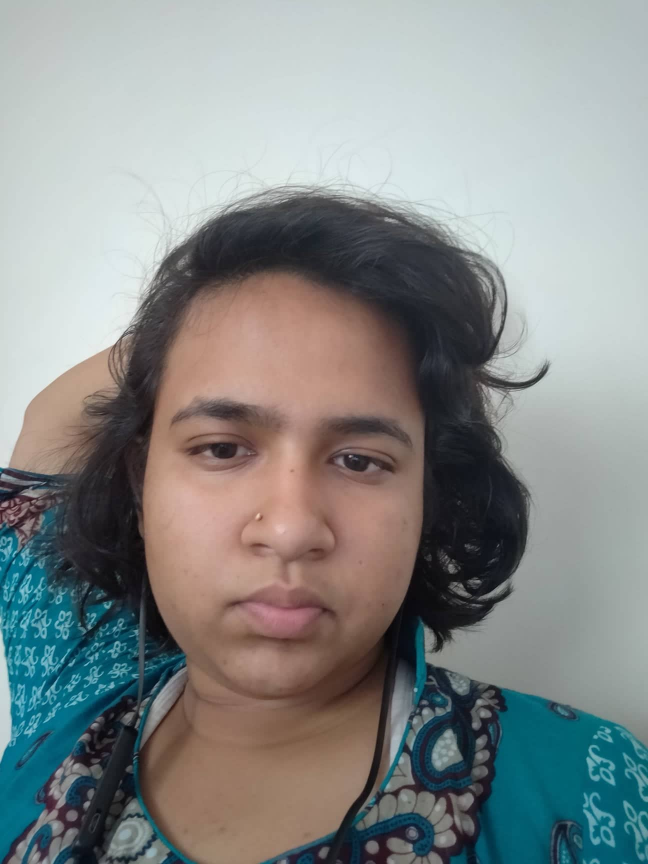
#> input picture testImage/m1.jpg, 1296 x 1728 px (shown at 1/2 size)
$ python tester.py
#> lines starting #> are read from the running program, lines starting #| are printed output that depends on the picture
### faceRecognition.py
import cv2
import os
import numpy as np


def faceDetection(test_img):
	gray_img = cv2.cvtColor(test_img,cv2.COLOR_BGR2GRAY)
	face_haar_cascade = cv2.CascadeClassifier('haarcascade_frontalface_default.xml');
	faces=face_haar_cascade.detectMultiScale(gray_img,scaleFactor=1.3,minNeighbors=5)

	return faces,gray_img


# [34 lines left out: functions labels_for_training_data, train_classifier, not called in this run]

def draw_rect(test_img,face):
        (x,y,w,h) = face
        cv2.rectangle(test_img,(x,y),(x+w,y+h),(255,0,0),thickness=1)

def put_text(test_img,text,x,y):
             cv2.putText(test_img,text,(x+50,y-10),cv2.FONT_HERSHEY_DUPLEX,1,(0,0,255),2)

def put_text2(test_img,text,x,y):
             cv2.putText(test_img,text,(x+50,y+35),cv2.FONT_HERSHEY_TRIPLEX,0.8,(255,255,255),2)


### tester.py
import cv2
import os
import numpy as np
import faceRecognition as fr

test_img = cv2.imread("testImage/m1.jpg",cv2.IMREAD_COLOR)
#> test_img is the input picture: shape (1728, 1296, 3); mean B, G, R 137.8, 138.9, 135
faces_detected, gray_img = fr.faceDetection(test_img)
#> in faceDetection, `gray_img = cv2.cvtColor(test_img,cv2.COLOR_BGR2GRAY)`:
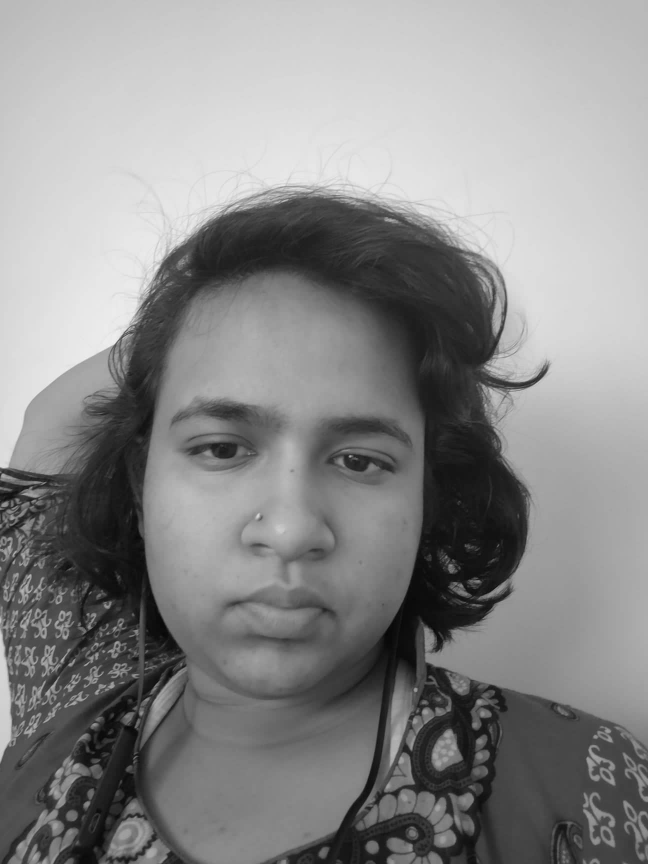
#> gray_img: shape (1728, 1296) (shown at 1/2 size); min 1, max 246, mean 137.7
#> in faceDetection, `faces=face_haar_cascade.detectMultiScale(gray_img,scaleFactor=1.3,minN..`: faces = [[216, 611, 739, 739]]
#> faces_detected = [[216, 611, 739, 739]]
print("faces detected:", faces_detected)
#| faces detected: [[216 611 739 739]]

# [11 lines of commented-out code are left out]

face_recognizer=cv2.face.LBPHFaceRecognizer_create()
#> (the run stopped early here; a loop or call above may not have finished)

$ run again, with testImage/1.jpg copied over testImage/m1.jpg
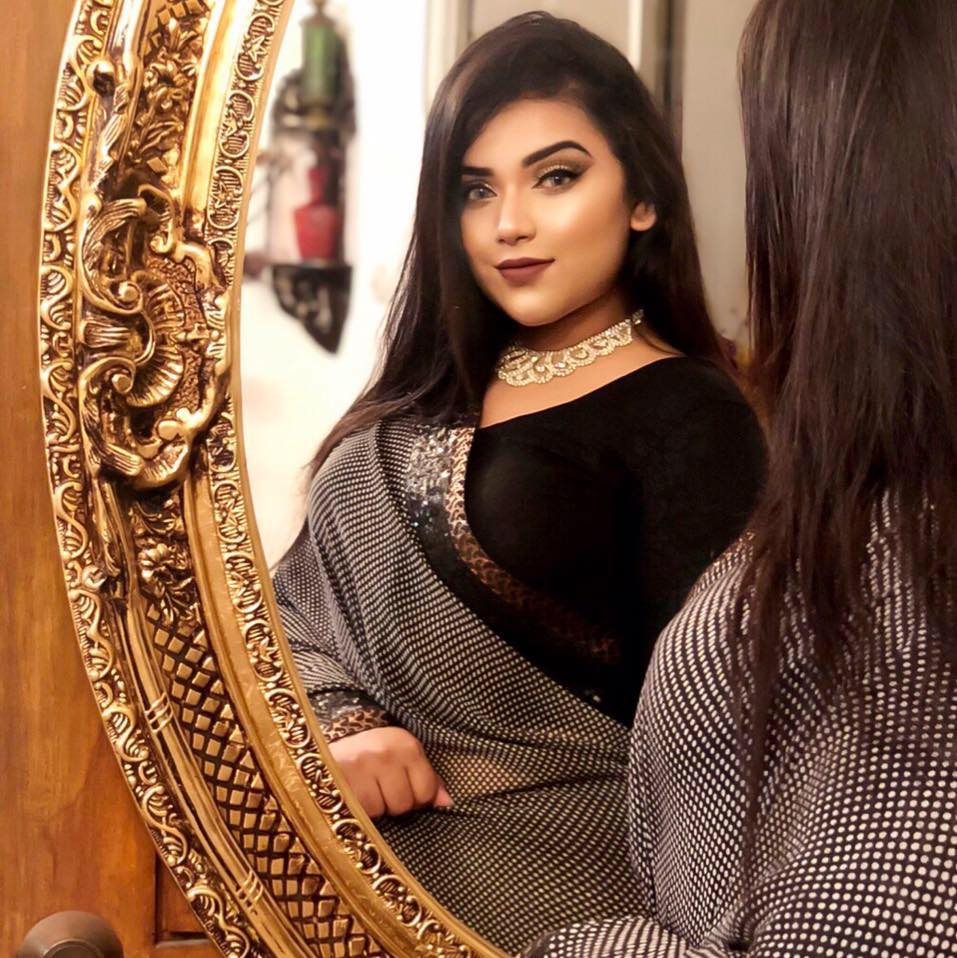
#> input picture testImage/1.jpg, 957 x 958 px
#> test_img is the input picture: shape (958, 957, 3); mean B, G, R 66.6, 89, 125
#> in faceDetection, `gray_img = cv2.cvtColor(test_img,cv2.COLOR_BGR2GRAY)`:
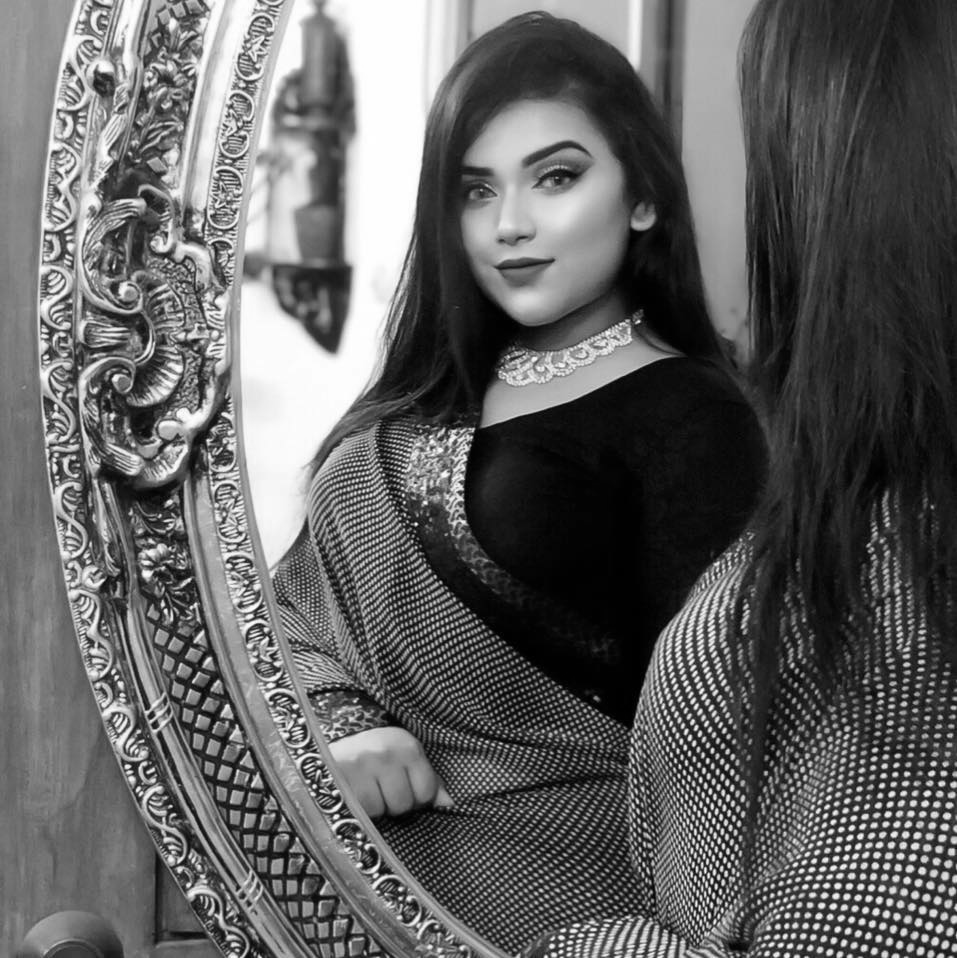
#> gray_img: shape (958, 957); min 0, max 255, mean 97.2
#> faces = [[412, 95, 223, 223]]
#| faces detected: [[412  95 223 223]]

$ run again, with testImage/13.jpg copied over testImage/m1.jpg
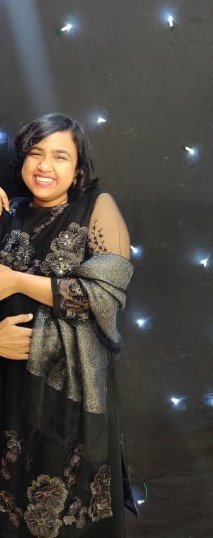
#> input picture testImage/13.jpg, 213 x 538 px
#> test_img is the input picture: shape (538, 213, 3); mean B, G, R 64.4, 70.4, 74.8
#> in faceDetection, `gray_img = cv2.cvtColor(test_img,cv2.COLOR_BGR2GRAY)`:
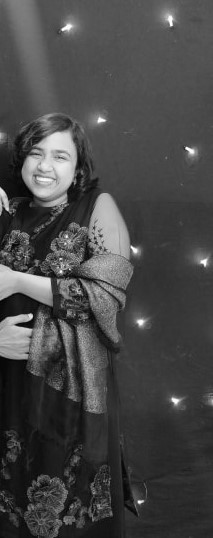
#> gray_img: shape (538, 213); min 0, max 255, mean 71.1
#> faces = [[15, 131, 64, 64]]
#| faces detected: [[ 15 131  64  64]]

$ run again, with testImage/2.jpg copied over testImage/m1.jpg
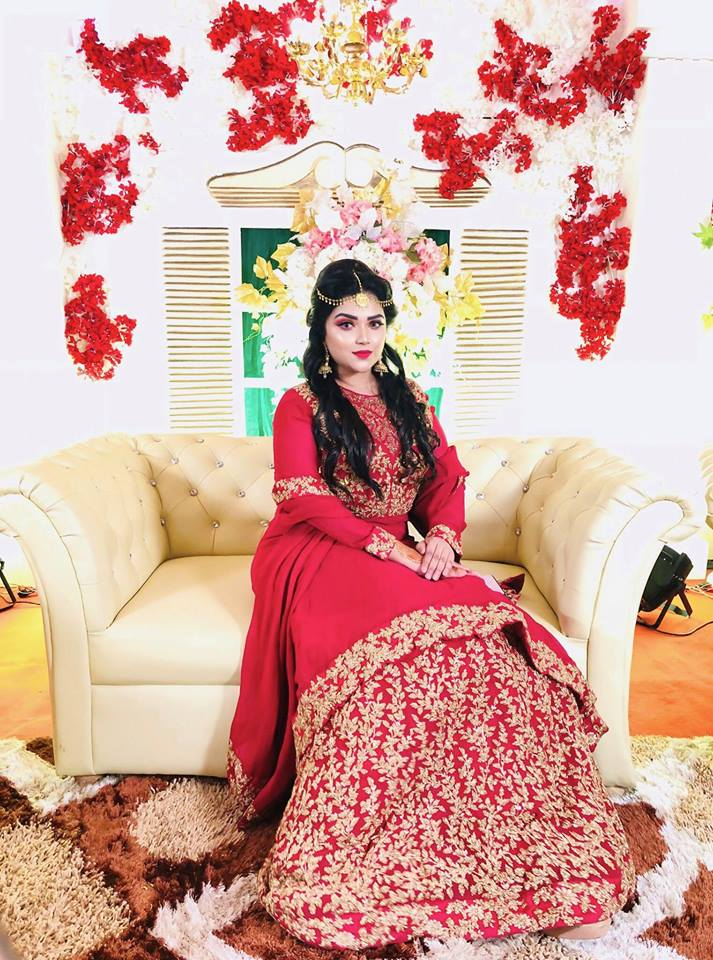
#> input picture testImage/2.jpg, 713 x 960 px
#> test_img is the input picture: shape (960, 713, 3); mean B, G, R 157.3, 167.8, 213.3
#> in faceDetection, `gray_img = cv2.cvtColor(test_img,cv2.COLOR_BGR2GRAY)`:
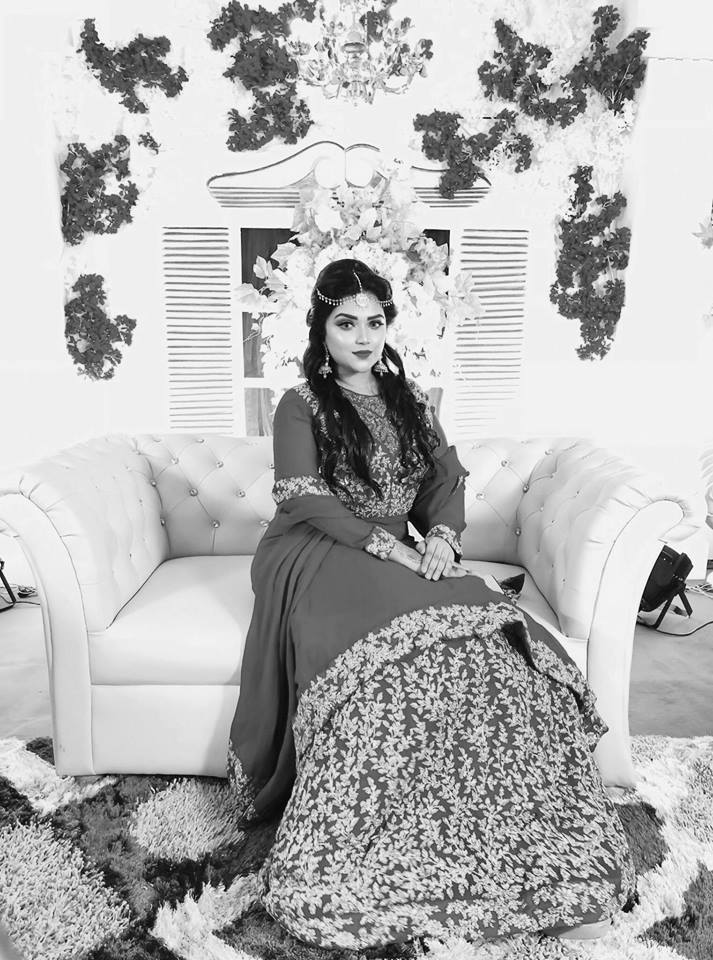
#> gray_img: shape (960, 713); min 0, max 255, mean 180.3
#> faces = [[319, 291, 83, 83]]
#| faces detected: [[319 291  83  83]]
